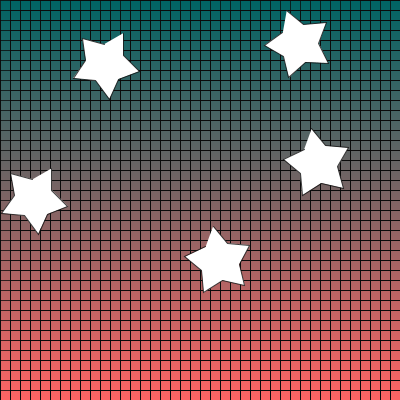
Frame 1 (no input)
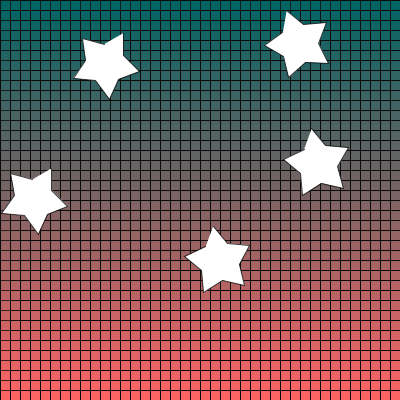
Frame 60 (the mouse pressed at the canvas centre just before this capture)
Frame 120 (the mouse held since frame 60 and released just before this capture): identical to frame 60, image omitted

The Processing sketch that drew these frames (run headless with seeded random() and noise(); from frame 60 on, the mouse is pressed at the canvas centre):

// Processing sketch: processing_91415
// ── processing_91415.pde

float gray = 0.0;
int [] x = {150,161,183,169,171,150,129,131,117,139};
int [] y = {118,137,143,160,182,173,182,160,143,137};
int [] x2 = new int[5];
int [] y2 = new int[5];
void setup()
{
size(400,400);
background(255);

for (int i = 0; i < 5; i++)
{
x2[i] = (int)random(1, 50);
y2[i] = (int)random(40, 100);
}
}
void draw()
{
for (int i=0; i < 400; i++)
{
float percent = (float)i/400;
stroke(255 * percent, 100, 100);
line(0,i,400,i);
stroke(10,200);
}for (int i = 0; i < width; i += 10) {
for (int j = 0; j < height; j += 10) {
line(i, j, i, height);
line(i, j, width, j);
}
}
pushMatrix();
translate(-30,-50);
rotate(radians(30));
drawShapes(30);
popMatrix();
pushMatrix();
translate(20,-50);
rotate(radians(340));
drawShapes(80);
popMatrix();
pushMatrix();
translate(20,30);
rotate(radians(-10));
drawShapes(120);
popMatrix();
pushMatrix();
translate(20,110);
rotate(radians(-10));
drawShapes(20);
popMatrix();
pushMatrix();
translate(50,-180);
rotate(radians(30));
drawShapes(20);
popMatrix();

}
void drawShapes(float offset)
{
beginShape();
for (int i = 0; i < x.length; i++)
{
vertex(x[i]+offset, y[i]+30);
}
endShape();
}
